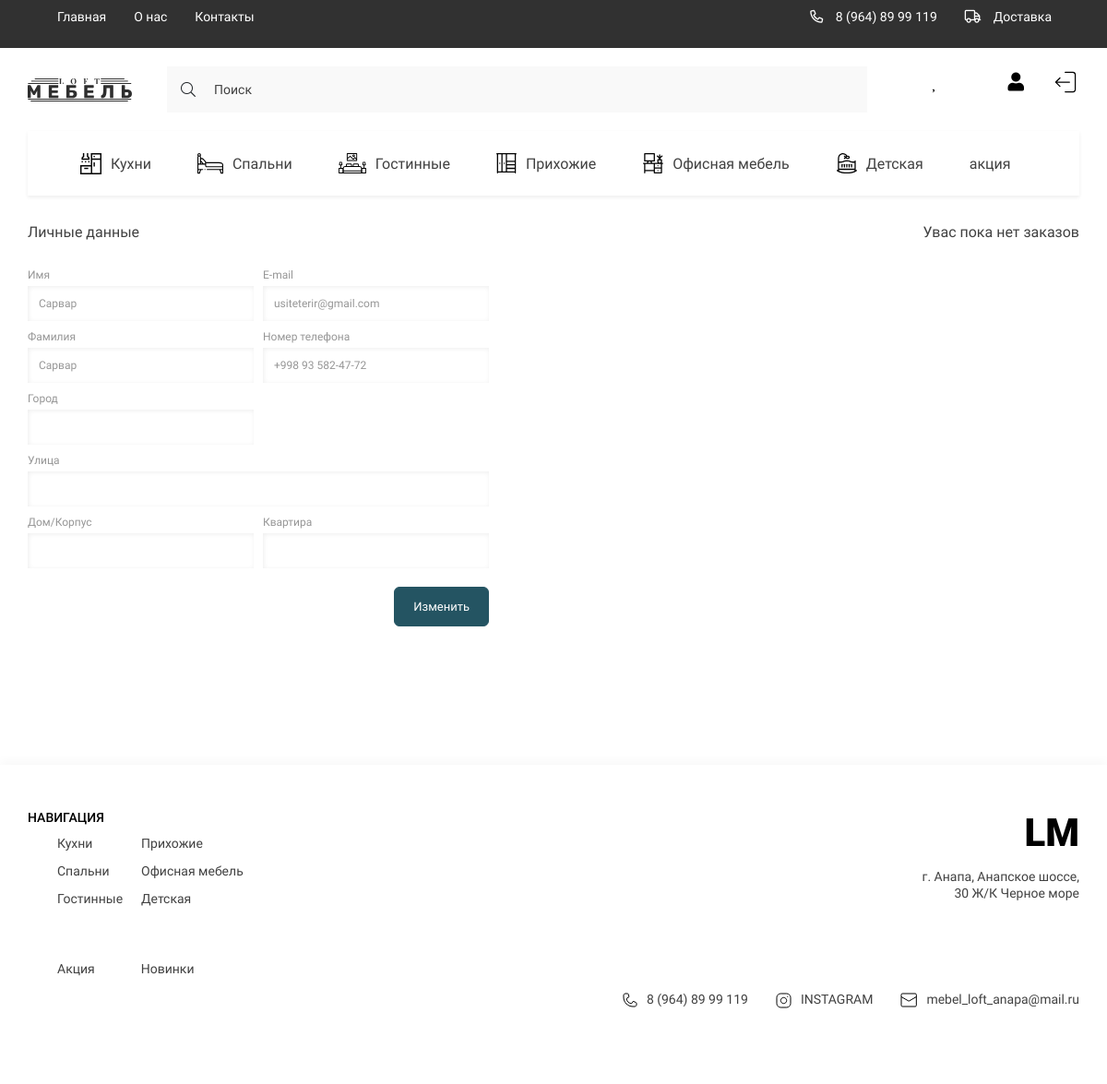
Screenshot of /profile/ (signed in) with the database file from the repository.
### loft/models.py (models this page shows, shortened)
class Category(models.Model):
    title = models.CharField(max_length=150, verbose_name='Категория')
    icon = models.ImageField(upload_to='icons/', blank=True, null=True, verbose_name='Иконка')
    slug = models.SlugField(unique=True, null=True)
    parent = models.ForeignKey('self', on_delete=models.CASCADE, null=True, blank=True,
                               related_name='subcategories', verbose_name='Родитель')
    def get_absolute_url(self):
        return reverse('category', kwargs={'slug': self.slug})
    def get_icon(self):
        if self.icon:
            return self.icon.url
        else:
            return '-'
    class Meta:
        verbose_name = 'Категории'
        verbose_name_plural = 'Категории'

class Profile(models.Model):
    user = models.OneToOneField(User, on_delete=models.CASCADE, verbose_name='Пользователь')
    phone = models.CharField(max_length=50, verbose_name='Номер телефона')
    city = models.CharField(max_length=50, verbose_name='Город', null=True, blank=True)
    street = models.CharField(max_length=50, verbose_name='Улица', null=True, blank=True)
    home = models.CharField(max_length=50, verbose_name='Дом №:', null=True, blank=True)
    flat = models.CharField(max_length=50, verbose_name='Квартира №: ', null=True, blank=True)
    class Meta:
        verbose_name = 'Профиль'
        verbose_name_plural = 'Профили'

### loft/views.py (the view)
# urls.py: path('profile/', profile_view, name='profile'),
def profile_view(request):
    if not request.user.is_authenticated:
        return redirect('login')
    else:
        if request.method == 'POST':
            form1 = EditAccountForm(request.POST, instance=request.user)
            form2 = EditProfileForm(request.POST, instance=request.user.profile)
            if form1.is_valid() and form2.is_valid():
                form1.save()
                form2.save()
                messages.success(request, 'Данные изменены')
                return redirect('profile')
        else:
            form1 = EditAccountForm(instance=request.user)
            form2 = EditProfileForm(instance=request.user.profile)
        profile = Profile.objects.get(user=request.user)
        if profile:
            try:
                customer = Customer.objects.get(user=request.user)
                orders = SaveOrder.objects.filter(customer=customer)
            except:
                orders = []
            context = {
                'orders': orders[::-1][:1],
                'title': f'Профиль: {profile.user.username}',
                'form1': form1,
                'form2': form2
            }
            return render(request, 'loft/profile.html', context)
        else:
            return redirect('login')

### loft/forms.py
class EditAccountForm(UserChangeForm):
    first_name = forms.CharField(required=False, widget=forms.TextInput(attrs={
        'class': 'contact__section-input'
    }))
    last_name = forms.CharField(required=False, widget=forms.TextInput(attrs={
        'class': 'contact__section-input'
    }))
    email = forms.EmailField(required=False, widget=forms.EmailInput(attrs={
        'class': 'contact__section-input'
    }))
    class Meta:
        model = User
        fields = ('first_name', 'last_name', 'email')

class EditProfileForm(forms.ModelForm):
    phone = forms.CharField(widget=forms.TextInput(attrs={
        'class': 'contact__section-input'
    }))
    city = forms.CharField(required=False, widget=forms.TextInput(attrs={
        'class': 'contact__section-input'
    }))
    street = forms.CharField(required=False, widget=forms.TextInput(attrs={
        'class': 'contact__section-input'
    }))
    home = forms.CharField(required=False, widget=forms.TextInput(attrs={
        'class': 'contact__section-input'
    }))
    flat = forms.CharField(required=False, widget=forms.TextInput(attrs={
        'class': 'contact__section-input'
    }))
    class Meta:
        model = Profile
        fields = ('phone', 'city', 'street', 'home', 'flat')

### loft/templatetags/loft_tags.py (called while the page is built)
@register.simple_tag()
def get_categories():
    return Category.objects.filter(parent=None)

### loft/templates/loft/profile.html (shortened to what this page needs)
{% extends 'base.html' %}
{% load loft_tags %}
{% block main %}
<main class="main">
            <div class="profile">
                <div class="container">
                    <div class="profile__content">
                        <form class="profile__form" method="post" action="">
                            <h2 class="profile__title">Личные данные</h2>
                            <div class="profile__form-grid">
                                <div class="input__title">
                                    <h2>Имя</h2>
                                    {{ form1.first_name }}
                                </div>
                                <div class="input__title">
                                    <h2>E-mail</h2>
                                    {{ form1.email }}
                                </div>
                                <div class="input__title">
                                    <h2>Фамилия</h2>
                                    {{ form1.last_name }}
                                </div>
                                <div class="input__title">
                                    <h2>Номер телефона</h2>
                                    {{ form2.phone }}
                                </div>
                                <div class="input__title">
                                    <h2>Город</h2>
                                    {{ form2.city }}
                                </div>
                                <div></div>
                                <div class="input__title _span-two">
                                    <h2>Улица</h2>
                                    {{ form2.street }}
                                </div>
                                <div class="input__title">
                                    <h2>Дом/Корпус</h2>
                                    {{ form2.home }}
                                </div>
                                <div class="input__title">
                                    <h2>Квартира</h2>
                                    {{ form2.flat }}
                                </div>
                            </div>
                            <button class="btn profile__btn" type="submit">Изменить</button>
                        </form>
                        {% if orders %}
                        <div class="profile__orders">
                            <h2 class="profile__title">Мои заказы</h2>
                            {% for order in orders %}
                            <table class="profile__table">
                                <tr>
                                    <td colspan="4">Товар</td>
                                    <td>Цена товара</td>
                                    <td>Количество</td>
                                    <td>На сумму</td>
                                    <td>Дата заказа</td>
                                </tr>
                                {% for item in order.products.all %}
                                <tr >
                                    <td colspan="4" class="profile__title-adaptive">
                                        <div class="tabel__item">
                                            <img src="{{ item.get_photo }}" alt="img">
                                            <span>{{ item.product }}</span>
                                        </div>
                                    </td>
                                    <td class="profile__tabel-data">{{ item.product_price }}</td>
                                    <td class="profile__tabel-data">{{ item.quantity }}</td>
                                    <td class="profile__tabel-data">{{ item.final_price }}</td>
                                    <td class="profile__tabel-data">{{ item.added_at }}</td>
                                </tr>
                                {% endfor %}
                                <tr>
                                    <td></td>
                                    <td></td>
                                    <td></td>
                                    <td></td>
                                    <td></td>
                                    <td></td>
                                    <td></td>
                                </tr>
                            </table>
                            <p class="mx-3 mt-2">Сумма чека: {{ order.total_price }}</p>
                            <hr>
                            {% endfor %}
                            <a href="{% url 'my_orders' %}" class="profile__orders-link">Смотреть всё</a>
                        </div>
                        {% else %}
                        <h2 class="profile__title">Увас пока нет заказов</h2>
                        {% endif %}
                    </div>
                </div>
            </div>
        </main>
{% endblock main %}

### templates/components_base/_header_categories.html
{% load loft_tags %}
<ul class="header__list _categories">
    {% get_categories as categories %}
    {% for category in categories %}
    <li>
        <a href="{{ category.get_absolute_url }}" class="header__list-links">
                                <span class="header__list-img">
                                    <img src="{{ category.get_icon }}" alt="icons">
                                </span>
            {{ category.title }}
        </a>
    </li>
    {% endfor %}
    <li>
        <a href="#!" class="header__list-links">
            акция
        </a>
    </li>
</ul>

### templates/layout/footer.html
{% load static %}
{% load loft_tags %}
<footer class="footer">
        <div class="container">
            <div class="footer__content">
                <div class="footer__navigate">
                    <div class="footer__navigate-part">
                        <h2 class="footer__navigate-title">НАВИГАЦИЯ</h2>
                        <div class="footer__navigate-lists">
                            <ul class="footer__navigate-list">
                                {% get_categories as categories %}
                                {% for category in categories %}
                                <li><a href="#!" class="footer__navigate-links">{{ category.title }}</a></li>
                                {% endfor %}
                            </ul>
                        </div>
                    </div>
                    <div class="footer__navigate-part _right">
                        <a href="./index.html" class="footer__logo">LM</a>
                        <p class="footer__adress">г. Анапа, Анапское шоссе, 30 Ж/К Черное море</p>
                    </div>
                </div>
                <div class="footer__social">
                    <ul class="footer__navigate-list _short">
                        <li><a href="#!" class="footer__navigate-links">Акция</a></li>
                        <li><a href="#!" class="footer__navigate-links">Новинки</a></li>
                    </ul>
                    <ul class="footer__social-list">
                        <li>
                            <a href="tel:89648999119" class="footer__social-links">
                                <img src="{% static 'loft/assets/icons/phone.svg' %}" alt="phone">
                                8 (964) 89 99 119
                            </a>
                        </li>
                        <li>
                            <a href="https://www.instagram.com/" target="_blank" class="footer__social-links">
                                <img src="{% static 'loft/assets/icons/inst.svg' %}" alt="insta">
                                INSTAGRAM
                            </a>
                        </li>
                        <li>
                            <a href="mailto:mebel_loft_anapa@mail.ru" target="_blank" class="footer__social-links">
                                <img src="{% static 'loft/assets/icons/mail.svg' %}" alt="mail">
                                mebel_loft_anapa@mail.ru
                            </a>
                        </li>
                    </ul>
                </div>
            </div>
        </div>
    </footer>

### loft/static/loft/style/style.css (style rules this page uses)
:root { --containerWidth: 1140px; --primaryColor: #414141; --primaryFont: 'Roboto'; --mainColor: #245462; }
* { padding: 0; margin: 0; box-sizing: border-box; text-decoration: none; list-style: none; font-family: var(--primaryFont); }
.container { width: 100%; max-width: calc(var(--containerWidth) + 30px); margin: 0 auto; padding: 0 15px; }
.btn { outline: none; border: none; padding: 13px 20px; font-style: normal; font-weight: normal; font-size: 13px; line-height: 15px; background: var(--mainColor); border: 1px solid var(--mainColor); transition: color .3s linear, background .3s linear; color: #FFFFFF; }
.nav__content-bars, ._categories, .nav__list-links>img, .nav__bars-open, ._truck { display: none; }
.header__list { display: flex; justify-content: space-between; align-items: center; }
.header__list._categories { justify-content: flex-start; width: 100%; overflow-x: scroll; background: #FFFFFF; box-shadow: 0px 2px 4px rgba(0, 0, 0, 0.07); margin-bottom: 30px; }
.header__list-links { padding: 24px 25px; display: flex; justify-content: center; align-items: center; height: 70px; transition: background .3s linear, color .3s linear; width: max-content; font-family: 'Roboto'; font-size: 16px; line-height: 19px; color: #414141; }
.header__list-links img { margin-right: 10px; min-width: 18px; transition: filter .3s linear; }
.main { width: 100%; flex-grow: 1; padding-bottom: 150px; }
.input__title { width: 100%; }
.input__title h2, .textarea__title { font-style: normal; font-weight: normal; font-size: 12px; line-height: 14px; color: #969696; margin-bottom: 5px; }
.contact__section-input, .contact__section-message { width: 100%; font-style: normal; font-weight: normal; font-size: 12px; line-height: 14px; resize: none; color: #969696; padding: 12px; box-shadow: inset 1px 1px 5px rgba(0, 0, 0, 0.07); border: none; outline: none; }
.profile { width: 100%; }
.profile__content { display: flex; justify-content: space-between; }
.profile__form { display: flex; flex-direction: column; width: 100%; max-width: 500px; }
.profile__title { font-style: normal; font-weight: normal; font-size: 16px; line-height: 19px; color: var(--primaryColor); margin-bottom: 30px; }
.profile__form-grid { display: grid; grid-template-columns: repeat(2, 1fr); gap: 10px; }
._span-two { grid-column: span 2; }
.profile__btn { align-self: flex-end; margin-top: 20px; }
.footer { width: 100%; padding: 49px 0 32px; background: #FFFFFF; box-shadow: 0px -4px 10px rgba(0, 0, 0, 0.03); }
.footer__content { width: 100%; display: flex; flex-direction: column; justify-content: center; }
.footer__navigate { display: flex; width: 100%; justify-content: space-between; margin-bottom: 35px; }
.footer__navigate-part._right { text-align: right; }
.footer__navigate-title { font-weight: 500; font-size: 14px; line-height: 126.69%; color: #000000; margin-bottom: 10px; text-transform: uppercase; }
.footer__navigate-lists { display: flex; }
.footer__navigate-list { display: flex; flex-direction: column; height: 85px; flex-wrap: wrap; justify-content: space-between; }
.footer__navigate-list li { margin-right: 20px; }
.footer__navigate-list._short { flex-direction: row; }
.footer__navigate-list:not(:last-child) { margin-right: 50px; }
.footer__navigate-links { font-size: 14px; line-height: 126.69%; color: #414141; display: block; margin-bottom: 7.24px; transition: color .3s linear; }
.footer__logo { font-weight: 900; font-size: 42px; line-height: 49px; color: #000000; display: block; margin-bottom: 15px; }
.footer__adress { font-size: 14px; line-height: 126.69%; text-align: right; color: #414141; width: 100%; max-width: 171px; }
.footer__navigate-list._short .footer__navigate-links { margin: 0 30px 0 0; }
.footer__navigate-list._short li:last-child .footer__navigate-links { margin: 0; }
.footer__social { display: flex; justify-content: space-between; width: 100%; }
.footer__social-list { display: flex; justify-content: center; text-align: right; align-items: center; }
.footer__social-links { display: flex; justify-content: center; align-items: center; font-size: 14px; line-height: 126.69%; color: #414141; margin-right: 30px; }
.footer__social-list li:last-child .footer__social-links { margin-right: 0; }
.footer__social-links img { margin-right: 10px; }

### loft/static/loft/style/new_style.css (style rules this page uses)
* { text-decoration: none !important; }

### rows the page displays
Category: get_icon (picture), title "Кухни"
Category: get_icon (picture), title "Спальни"
Category: get_icon (picture), title "Гостинные"
Category: get_icon (picture), title "Прихожие"
Category: get_icon (picture), title "Офисная мебель"
Category: get_icon (picture), title "Детская"
Profile: phone "+998 93 582-47-72"
